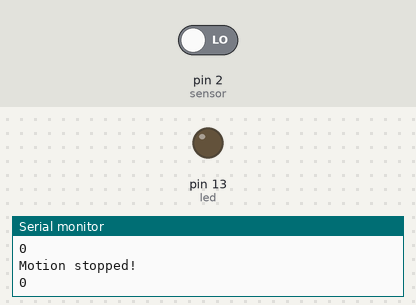
Bench run of a sketch on a simulated Arduino Uno, built with avr-gcc and run on an emulated ATmega328P. Shown: output pins drawn as LEDs (lit = HIGH), the last lines printed to the serial monitor. The test bench sets the inputs (shaded band); at power-on: pin 2 (sensor) LOW.

Above: at 1.2 s.
1.3 s: pin 2 (sensor) driven HIGH
At 1.8 s:
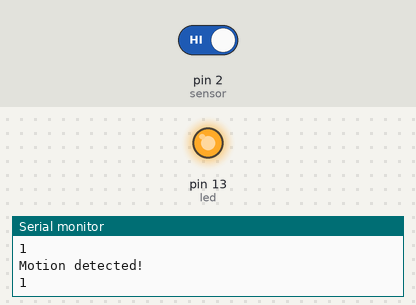
2.9 s: pin 2 (sensor) driven LOW
At 4.3 s:
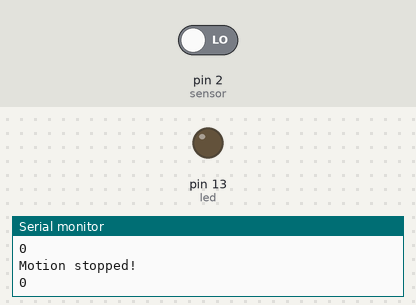
Timing chart, 0 to 5.9 s (numbered marks = the images above; inputs shaded):
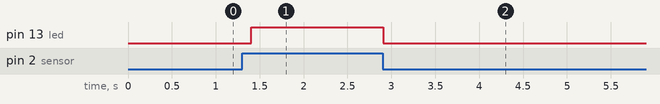

The sketch:

pir.ino
```cpp
int led = 13;                // the pin that the LED is atteched to
int sensor = 2;              // the pin that the sensor is atteched to
int val = 0;                 // variable to store the sensor status (value)

void setup() {
  pinMode(led, OUTPUT);      // initalize LED as an output
  pinMode(sensor, INPUT);    // initialize sensor as an input
  Serial.begin(9600);        // initialize serial
}

void loop(){
  val = digitalRead(sensor);   // read sensor value
  Serial.println(val);
  if (val == HIGH) {           // check if the sensor is HIGH
    digitalWrite(led, HIGH);   // turn LED ON
    delay(100);                // delay 100 milliseconds
      Serial.println("Motion detected!");


  }
  else {
      digitalWrite(led, LOW); // turn LED OFF
      delay(200);             // delay 200 milliseconds

        Serial.println("Motion stopped!");
  }
}
```

Measured:
- after the input at 1.3 s, pin 13 (led): LOW → HIGH after 0.10 s
- after the input at 2.9 s, pin 13 (led): HIGH → LOW at once
